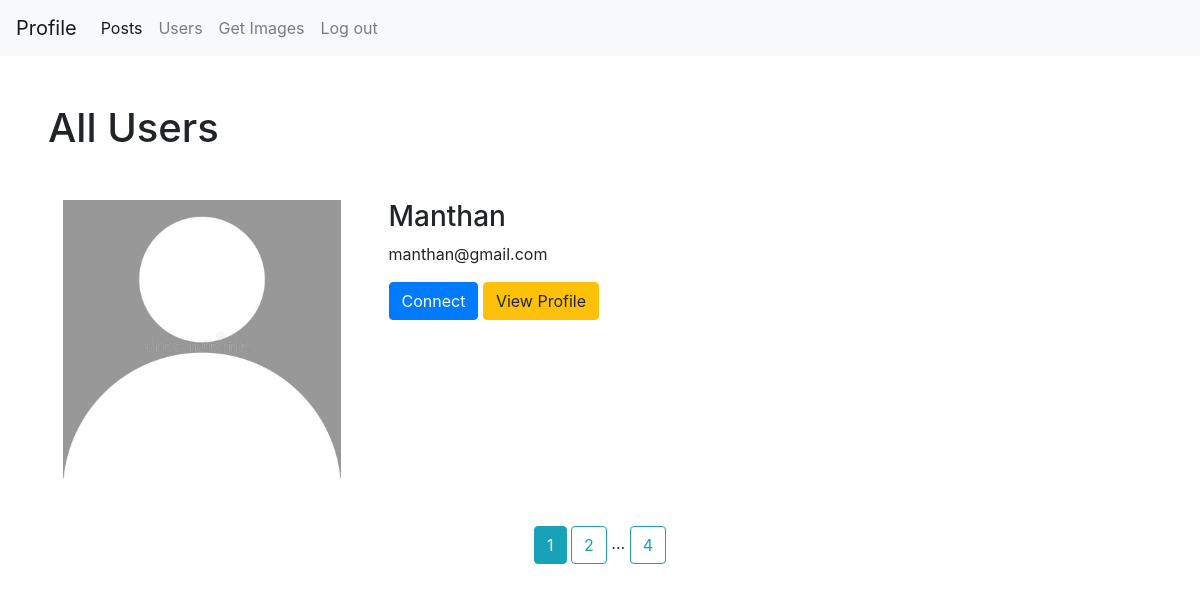
Before: /users (signed in) with the older database file.
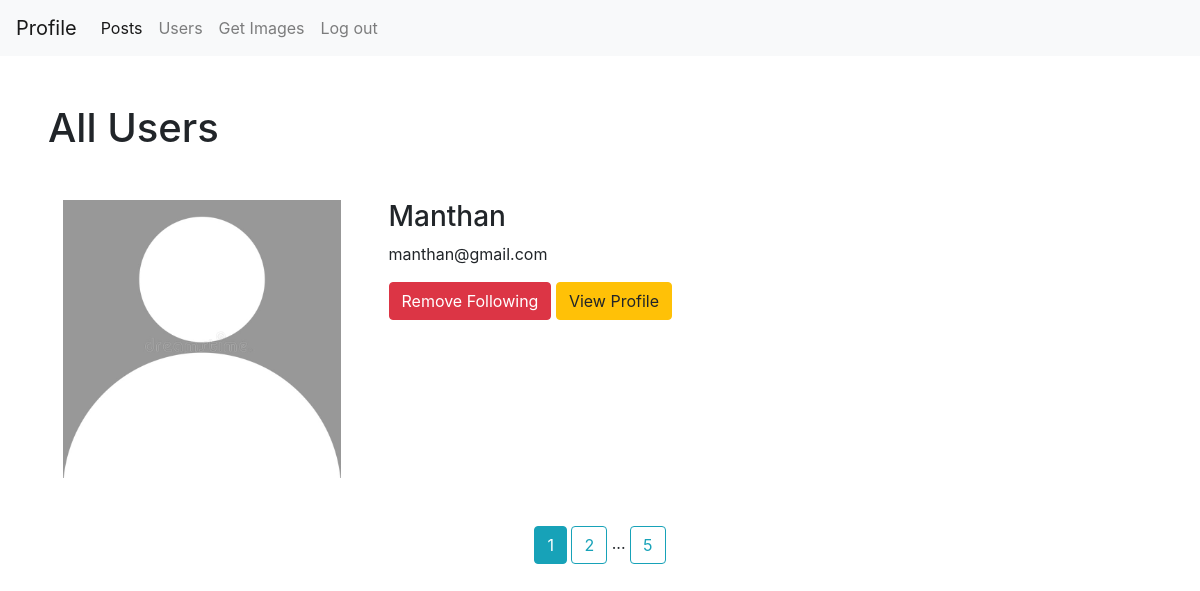
After: the same page with the newer database file.
### flask_module/user/models.py (models this page shows, shortened)
class User(db.Model, UserMixin):
    id = db.Column(db.Integer, primary_key=True)
    username = db.Column(db.String(20), unique=True, nullable=False)
    email = db.Column(db.String(30), unique=True, nullable=False)
    profile_picture = db.Column(db.String(70), nullable=False, default="defualt_img.jpg")
    password = db.Column(db.String(15), nullable=False)
    like = db.relationship("Likes", backref="user", lazy=True, cascade = "all, delete, delete-orphan", )
    post = db.relationship("Post", backref="user", lazy=True, cascade = "all, delete, delete-orphan", )
    comment = db.relationship("Comments", backref="user", lazy=True, cascade = "all, delete, delete-orphan", )
    following = db.relationship("User",
                    secondary=connected_user,
                    primaryjoin=id==connected_user.c.parent_id,
                    secondaryjoin=id==connected_user.c.children_id,
                    backref="followed_by")
    role_id = db.Column(db.Integer, db.ForeignKey("role.id"), nullable=False)

### flask_module/user/routes.py (the view)
@user.route("/users", methods=['POST', 'GET'])
def users():
    if "user" in session:
        page  = request.args.get('page', 1, type=int)
        users = User.query.filter(User.id != current_user.id).paginate(per_page=1, page=page)
        return render_template("user/all_users.html", users=users)
    else:
        abort(401)

### flask_module/user/models.py (called while the page is built)
@login_manager.user_loader
def load_user(user_id):
    return User.query.filter_by(id=int(user_id)).first()

### flask_module/templates/user/all_users.html (shortened to what this page needs)
{% extends "base.html" %}
{% block contant %}
<h1 class="m-5">All Users</h1>
{% for user in users %}
<div class="container m-5 d-flex">
    <img src="{{ url_for('static', filename='images/'+user.profile_picture) }}" alt="" class="w-25 h-25">
    <div class="ml-5">
        <h3>{{user.username}}</h3>
        <p>{{user.email}}</p>
        {% if user in current_user.following %}
        <a href="{{ url_for('user.remove_user', user_id=user.id) }}" class="btn btn-danger">Remove Following</a>
        {% else %}
        <a href="{{ url_for('user.follow_user', user_id=user.id) }}" class="btn btn-primary">Connect</a>
        {% endif %}
        <a href="{{ url_for('user.profile_detail', username=user.username) }}" class="btn btn-warning">View Profile</a>
    </div>
</div>
{% endfor %}
<div class="my-5 text-center">
    {% for page_num in users.iter_pages(left_edge=1, right_edge=1, left_current=1, right_current=1) %}
        {% if page_num %}
            {% if users.page == page_num %}
                <a href="{{ url_for('user.users', page=page_num) }}" class="btn btn-info">{{page_num}}</a>
            {% else %}
                <a href="{{ url_for('user.users', page=page_num) }}" class="btn btn-outline-info">{{page_num}}</a>
            {% endif %}
        {% else %}
            ...
        {% endif %}
    {% endfor %}
</div>
{% endblock contant %}

Changed rows visible on the page:
changed User "Manthan": text "Connect" → "Remove Following"
Other visible differences:
new list line: "5"
list line gone: "4"
